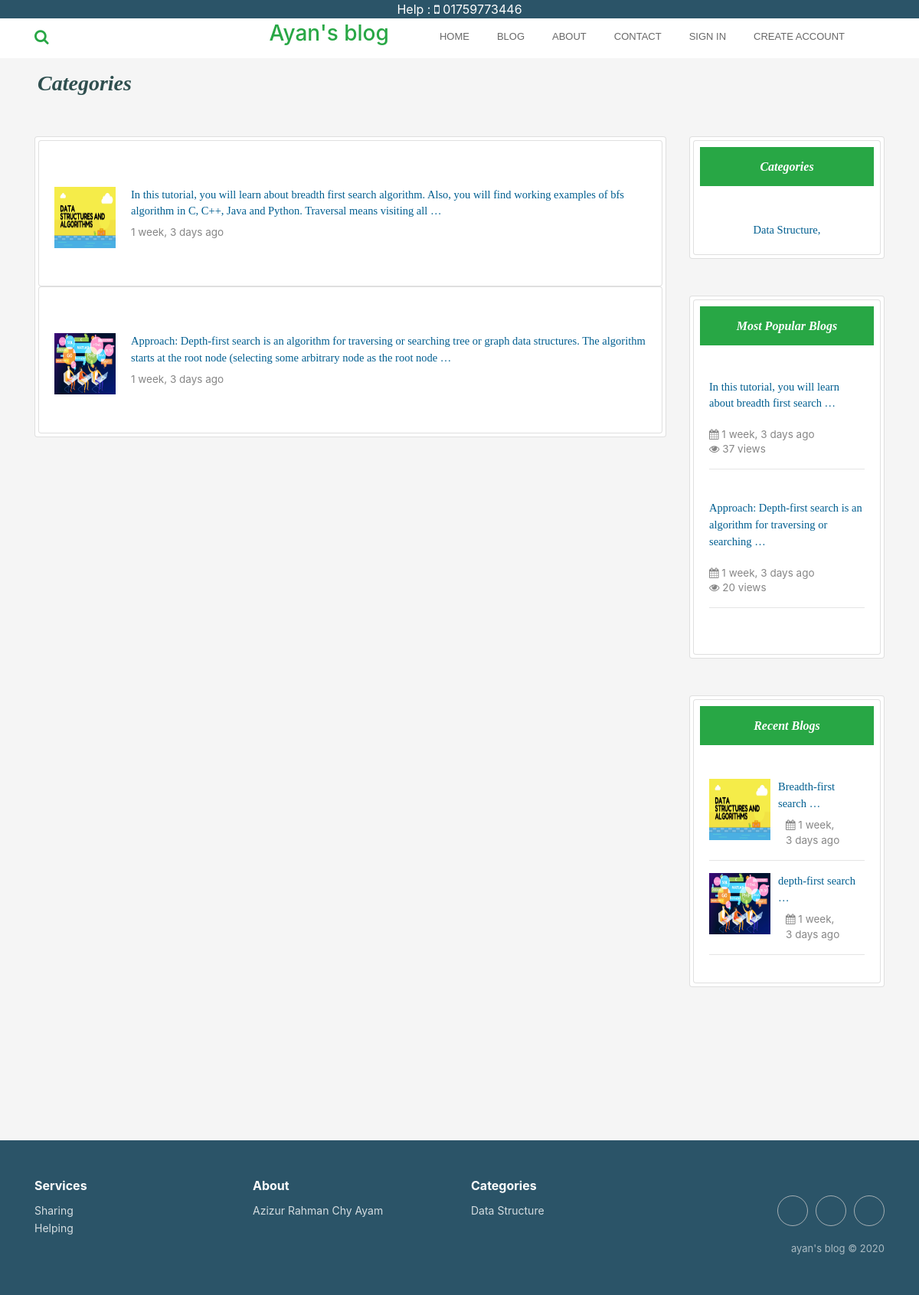
The page /categories/Data Structure on the database its author committed.
### home/models.py (models this page shows, shortened)
class Post(models.Model):
    category = models.ForeignKey(Category, on_delete=models.CASCADE)
    postAuthor = models.CharField(max_length=200)
    postId = models.AutoField(primary_key=True, auto_created=True)
    postTitle = models.CharField(max_length=200)
    postTimeDate = models.DateTimeField(auto_now_add=True, auto_now=False, blank=True)
    postInC = models.TextField()
    postInCplus = models.TextField()
    postInPython = models.TextField()
    postDescriptions = models.TextField()
    postUrl = models.TextField(blank=True)
    postImage = models.ImageField(blank=True, null=True)
    views = models.IntegerField(default=0)
    def get_photo_url(self):
        if self.postImage and hasattr(self.postImage, 'url'):
            return self.postImage.url
        else:
            return "/static/no.png"

class Category(models.Model):
    category = models.CharField(max_length=200, primary_key=True)

### home/views.py (the view)
# urls.py: path('categories/<str:cat>', views.category, name='categories'),
def category(request, cat):
    populer = Post.objects.all().order_by('-views')[0:10]
    Recent = Post.objects.all().order_by('-postTimeDate')[0:3]
    query = cat
    allPosts = Post.objects.filter(category__category__contains=query).order_by('-postTimeDate')
    cat = Category.objects.all()
    parms = {'allPosts': allPosts,
             'RecentPost': Recent,
             'Categories': cat,
             'Populer': populer}
    return render(request, 'category.html', parms)

### templates/category.html (shortened to what this page needs)
{% extends 'base.html' %}
{% load static %}
{% load humanize %}
 {% block body %}
<div class="container">
<div class="row ml-1 mb-1">
  <h3 class="mb-5 mt-3"  id="heading">Categories</h3>
</div>
    <div class="row">
   <div class="col-sm-9 mb-5">
              <div class="card p-1">
       {% if allPosts|length < 1 %}
      <div class="card text-center mt-5 p-5">
       <h4 style="margin-top:40;">
           This category haven't got any blog yet.
       </h4><br>
        <a class="text-style" href="{% url 'blog' %}"><span><i class="fa fa-plus-circle" aria-hidden="true"></i> Go to Blog Page</span></a>
</div>
       {% else %}
    {% for post in allPosts %}
       <div class="card pt-4 pl-0 pb-4 pr-0">
                    <div class="card-body">
                        <div class="mt-3">
                            <img style="float:left;" class="d-inline-block" src="{{ post.get_photo_url }}" height=80;
                                width=80; alt="abc">
                            <a href="{% url 'readMore' post.postId %}">
                                <p  style="margin-left:100px;" class="text-style">
                                    {{ post.postDescriptions |truncatewords:30 }}
                                </p>
                            </a>
                            <p style="margin-left:100px; margin-top:-10px;" class="description">{{ post.postTimeDate | naturaltime}}</p>
                        </div>
                    </div>
        </div>
       {% endfor %}
       {% endif %}
</div>
       </div>
        <div class="col-sm-3 " >
         <div class="card p-1">
             <div class="card promoting-card">
<h6 class="bg-success m-2 p-3 text-center" id="headings">Categories</h6>
  <div class="card-body">
                        <div class="mt-3 text-center">
                             {% for cat in Categories%}
                      <a class="text-style" href="{% url 'categories' cat.category %}"> {{cat.category}},  </a>
                             {% endfor %}
                        </div>
                    </div>
</div>
</div>
            <div class="card p-1 mt-5">
<div class="card promoting-card">
<h6 class="bg-success m-2  p-3 text-center" id="headings">Most Popular Blogs</h6>
 <div class="card-body">
                        <div class="mt-3">
                             {% for post in Populer%}
                            <a href="{% url 'readMore' post.postId %}">
                                <p    class="text-style">
                                    {{ post.postDescriptions | truncatewords:10 }}
                                </p>
                            </a>
                            <span class="description"><i class="fa fa-calendar" aria-hidden="true"></i> {{ post.postTimeDate | naturaltime }}</span>
                            <p class="description"><i class="fa fa-eye" aria-hidden="true"></i> {{ post.views }} views</p>
<hr>
                            <br>
                             {% endfor %}
                        </div>
                    </div>
                    </div>
                    </div>
         <div class="card p-1 mt-5">
<div class="card promoting-card ">
<h6 class="bg-success m-2  p-3 text-center" id="headings">Recent Blogs</h6>
 <div class="card-body">
                        <div class="mt-3">
                             {% for post in RecentPost%}
                            <img style="float:left;" class="d-inline-block" src="{{ post.get_photo_url }}" height=80;
                                width=80; alt="abc">
                            <a href="{% url 'readMore' post.postId %}">
                                <p  style="margin-left:90px;" class="text-style">
                                    {{ post.postTitle |truncatewords:2 }}
                                </p>
                            </a>
                            <p style="margin-left:100px; margin-top:-10px;" class="description"><i class="fa fa-calendar" aria-hidden="true"></i> {{ post.postTimeDate | naturaltime }}</p>
                            <hr>
                             {% endfor %}
                        </div>
                    </div>
</div>
</div>
</div>
</div>
</div>
 {% endblock body %}

### templates/base.html (shortened to what this page needs)
{% load static %}
<!DOCTYPE html>
<html lang="en">
<head>
  <link rel="stylesheet" href="https://maxcdn.bootstrapcdn.com/bootstrap/4.5.0/css/bootstrap.min.css">
 <link rel="stylesheet" href="https://cdnjs.cloudflare.com/ajax/libs/font-awesome/4.7.0/css/font-awesome.min.css">
  <link rel="stylesheet" href="{% static 'css/style.css' %} ">
  <link rel="stylesheet" href="https://cdnjs.cloudflare.com/ajax/libs/twitter-bootstrap/4.4.1/css/bootstrap.min.css">
  <link rel="stylesheet" href="https://cdnjs.cloudflare.com/ajax/libs/font-awesome/4.7.0/css/font-awesome.min.css">
  <link rel="stylesheet" href="https://cdnjs.cloudflare.com/ajax/libs/ionicons/2.0.1/css/ionicons.min.css">
  <link rel="stylesheet" href="https://cdnjs.cloudflare.com/ajax/libs/Swiper/3.3.1/css/swiper.min.css">
</head>
<body style="background-color:#F5F5F5">
<div style="background-color:#2b5468; color:#fff;" class="text-center">
<p class="mb-0 mt-0">Help : <i class="fa fa-mobile " aria-hidden="true"></i> 01759773446</p>
</div>
    <nav class="navbar sticky-top navbar-light navbar-expand-md navigation-clean-search pb-1 pt-0" style="font-size: 13;">
        <div class="container "><a class="navbar-brand text-success" href="#"><form class="form-inline mr-auto" method="get" action="{% url 'search' %}" target="_self">
                    <div class="form-group"><label for="search-field"><i class="fa fa-search text-success"></i></label><input class="form-control search-field" type="search" id="search-field" name="search">
                    </div>
                </form></a>
                <a style="text-decoration: none;" href="{% url 'home' %}"><h3 class="text-success ml-0">Ayan's blog</h3></a>
            <div class="collapse navbar-collapse"
                id="navcol-1">
                <ul class="nav navbar-nav ml-lg-5">
                    <li class="nav-item" role="presentation"><a class="nav-link" href="{% url 'home' %}">Home</a></li>
                    <li class="nav-item" role="presentation" style="font-size: 13;"><a class="nav-link" href="{% url 'blog' %}" style="font-size: 13;">Blog</a></li>
                    <li class="nav-item" role="presentation"><a class="nav-link" href="{% url 'aboutMe' %}">About</a></li>
					<li class="nav-item" role="presentation"><a class="nav-link" href="{% url 'contact' %}">Contact</a></li>
         {% if user.is_authenticated %}
                        <li class="nav-item dropdown  ">
                        <a class="nav-link dropdown-toggle" href="#" id="navbarDropdown" role="button"
                            data-toggle="dropdown" aria-haspopup="true" aria-expanded="false">
                           <i class="fa fa-user" aria-hidden="true"></i> welcome {{request.user.username}}
                        </a>
                        <div class="dropdown-menu edit-dropdown " aria-labelledby="navbarDropdown">
                            <a class="dropdown-item" href="#">View Profile</a>
                               <a class="dropdown-item" href="{% url 'userLogOut' %}">Logout</a>
                        </div>
                    </li>
                    {% else %}
      <li class="nav-item">
       <a class="nav-link" href="{% url 'userLogIn' %}"  > Sign in</a>
      </li>
      <li class="nav-item">
       <a class="nav-link" href="{% url 'userSignUp' %}" > Create Account</a>
      </li>
      {% endif %}
                </ul>
                </div>
        </div>
    </nav>
     {% block body %}
     {% endblock body %}
 <div class="footer-clean" style="background-color:#2b5468; color:#fff;">
        <footer>
            <div class="container">
                <div class="row justify-content-center">
                    <div class="col-sm-4 col-md-3 item">
                        <h3>Services</h3>
                        <ul>
                            <li><a href="#">Sharing</a></li>
                            <li><a href="#">Helping</a></li>
                        </ul>
                    </div>
                    <div class="col-sm-4 col-md-3 item">
                        <h3>About</h3>
                        <ul>
                            <li><a href="{% url 'aboutMe' %}">Azizur Rahman Chy Ayam</a></li>
                        </ul>
                    </div>
                    <div class="col-sm-4 col-md-3 item">
                        <h3>Categories</h3>
                        <ul>
                            {% for cat in  Categories %}
                            <li><a href="{% url 'categories' cat.category %}">{{cat.category}}</a></li>
                            {% endfor %}
                        </ul>
                    </div>
                    <div class="col-lg-3 item social"><a href="https://www.facebook.com/imayanchy/"></a><a href="mailto:aaziz9642@gmail.com"></a><a href="https://www.linkedin.com/in/azizur-rahman-720636165"></a>
                        <p class="copyright">ayan's blog © 2020</p>
                    </div>
                </div>
            </div>
        </footer>
    </div>
</body>
</html>

### static/css/style.css (style rules this page uses)
#heading { font-family:bitter,georgia,"times new roman",times,serif; font-weight:bold; color:#2F4F4F; font-style: italic }
#headings { font-family:bitter,georgia,"times new roman",times,serif; font-weight:bold; color:#ffffff; font-style: italic }
.description { color:#868686; font-size: 13.5px; margin-top:-2px; }
.text-style { font-family:bitter,georgia,"times new roman",times,serif; color:#005E90; font-size: 14.5px; }
.features-boxed .features,.footer-clean { padding:50px 0 }
.footer-clean { background-color:#fff;color:#4b4c4d }
.footer-clean h3 { margin-top:0;margin-bottom:12px;font-weight:700;font-size:16px }
.footer-clean ul { padding:0;list-style:none;line-height:1.6;font-size:14px;margin-bottom:0 }
.footer-clean ul a { color:inherit;text-decoration:none;opacity:.8 }
.footer-clean .item.social { text-align:right }
.footer-clean .item.social>a { font-size:24px;width:40px;height:40px;line-height:40px;display:inline-block;text-align:center;border-radius:50%;border:1px solid #ccc;margin-left:10px;margin-top:22px;color:inherit;opacity:.75 }
.footer-clean .copyright { margin-top:14px;margin-bottom:0;font-size:13px;opacity:.6 }
.navigation-clean-search { background:#fff;padding-top:.75rem;padding-bottom:.75rem;color:#333;border-radius:0;box-shadow:none;border:none;margin-bottom:0 }
@media (min-width:768px) { .navigation-clean-search { padding-top:1rem;padding-bottom:1rem } }
.navigation-clean-search .navbar-brand { font-weight:700;color:inherit }
.navigation-clean-search .form-inline,.navigation-clean-search .navbar-collapse { border-top-color:#ddd }
.navigation-clean-search.navbar .navbar-nav .nav-link { padding-left:18px;padding-right:18px }
.navigation-clean-search.navbar-light .navbar-nav .nav-link { color:#465765 }
.navigation-clean-search .form-inline label { color:#ccc }
.navigation-clean-search .form-inline .search-field { background:0 0;border:none;border-bottom:1px solid transparent;border-radius:0;box-shadow:none;color:inherit;transition:border-bottom-color .3s }

### templates/base.html (style rules this page uses)
.navbar .nav-link { font-size: 13px !important; font-family: "Gotham SSm",Helvetica,Arial,sans-serif !important; line-height: 1.42857 !important; color: #686868 !important; text-transform: uppercase; text-align: left; text-size-adjust: 100%; }

### rows shown on the page
Post: get_photo_url (picture), postDescriptions "In this tutorial, you will learn about breadth first search algorithm. Also, you will find working examples of bfs algorithm in C, C++, Java and Python. Traversal means visiting all …", postTimeDate "1 week, 3 days ago", postDescriptions "In this tutorial, you will learn about breadth first search …", views "37", postTitle "Breadth-first search …"
Post: get_photo_url (picture), postDescriptions "Approach: Depth-first search is an algorithm for traversing or searching tree or graph data structures. The algorithm starts at the root node (selecting some arbitrary node as the root node …", postTimeDate "1 week, 3 days ago", postDescriptions "Approach: Depth-first search is an algorithm for traversing or searching …", views "20", postTitle "depth-first search …"
Category: category "Data Structure"
